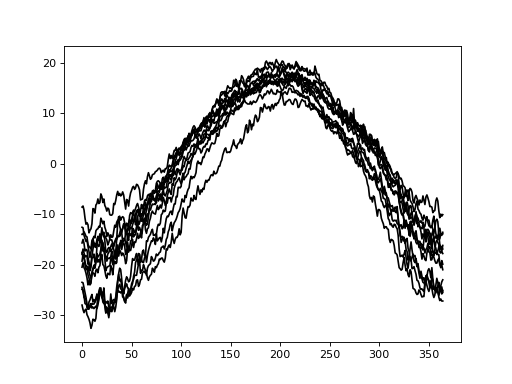

Write Python code to recreate this figure.
import matplotlib.pyplot as plt
import power1d

data = power1d.data.weather()   #load data dictionary
y    = data['Continental']   #extract one region
plt.plot(y.T, color="k")
